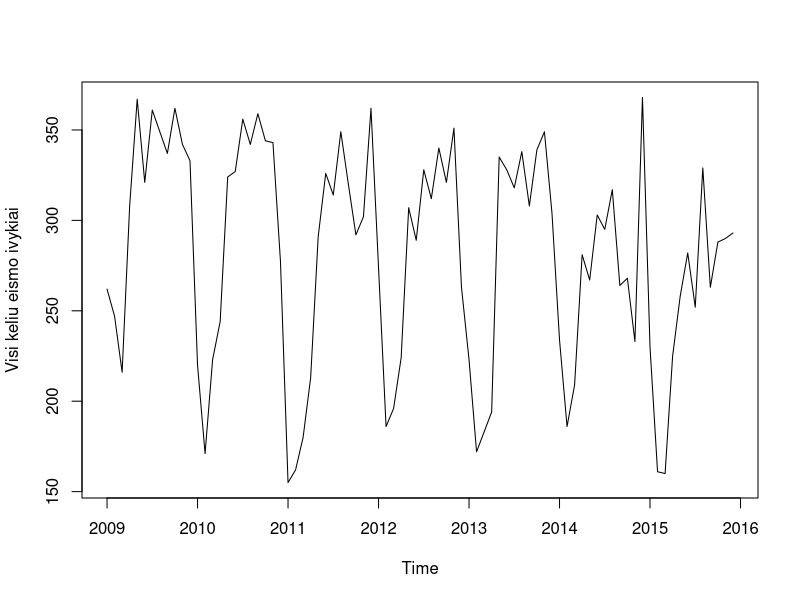
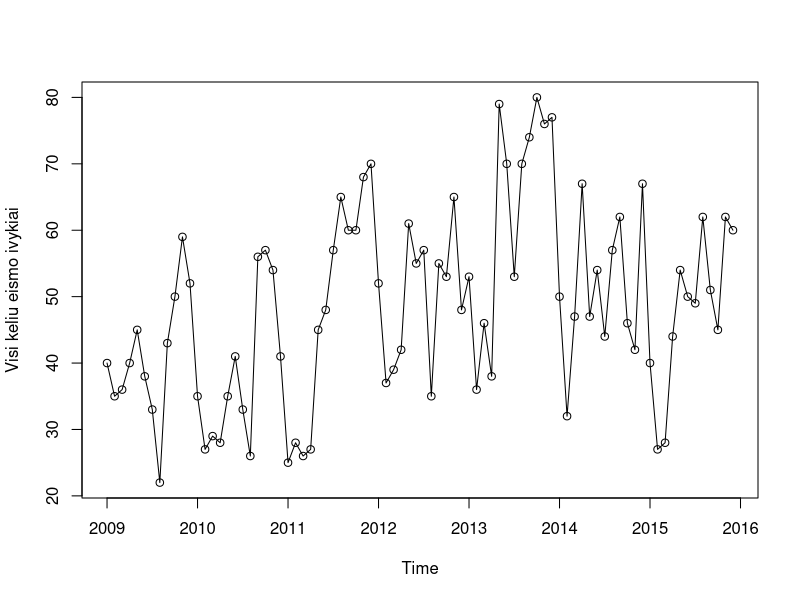

R code for these plots, in order:
## ---- chunk 1
library(readxl)
raw<-read_excel('duom2015.xls')
rawdata<-read_excel('tidy2015.xls')
agreguoti <- read_excel("agreguoti2009-2015.xls")
head(raw)
head(rawdata)
head(agreguoti)
## ---- chunk 2
Vilniusm <- rawdata[rawdata[,1] == "Vilniaus m. sav.",]
Kaunasm <- rawdata[rawdata[,1] == "Kauno m. sav.",]
Siauliaim <- rawdata[rawdata[,1] == "siauliu m. sav.",]
Klaipedam <- rawdata[rawdata[,1] == "Klaipedos m. sav.",]
Panevezysm <- rawdata[rawdata[,1] == "Panevezio m. sav.",]

## ---- chunk 3
vyruskV<-sum(na.omit(as.numeric(Vilniusm[,19]=="Vyras")))
moteruskV<-sum(na.omit(as.numeric(Vilniusm[,19]=="Moteris")))
visoV<-(vyruskV+moteruskV)
vyruprocV=vyruskV/visoV*100
moteruprocV=moteruskV/visoV*100
## ---- chunk 4
vyruskK<-sum(na.omit(as.numeric(Kaunasm[,19]=="Vyras")))
moteruskK<-sum(na.omit(as.numeric(Kaunasm[,19]=="Moteris")))
visoK<-(vyruskK+moteruskK)
vyruprocK=vyruskK/visoK*100
moteruprocK=moteruskK/visoK*100
## ---- chunk 5
vyruskS<-sum(na.omit(as.numeric(Siauliaim[,19]=="Vyras")))
moteruskS<-sum(na.omit(as.numeric(Siauliaim[,19]=="Moteris")))
visoS<-(vyruskS+moteruskS)
vyruprocS=vyruskS/visoS*100
moteruprocS=moteruskS/visoS*100
## ---- chunk 6
vyruskKl<-sum(na.omit(as.numeric(Klaipedam[,19]=="Vyras")))
moteruskKl<-sum(na.omit(as.numeric(Klaipedam[,19]=="Moteris")))
visoKl<-(vyruskKl+moteruskKl)
vyruprocKl=vyruskKl/visoKl*100
moteruprocKl=moteruskKl/visoKl*100
## ---- chunk 7
vyruskP<-sum(na.omit(as.numeric(Panevezysm[,19]=="Vyras")))
moteruskP<-sum(na.omit(as.numeric(Panevezysm[,19]=="Moteris")))
visoP<-(vyruskP+moteruskP)
vyruprocP=vyruskP/visoP*100
moteruprocP=moteruskP/visoP*100
## ---- chunk 8
Vilniusm <- rawdata[rawdata[,1] == "Vilniaus m. sav.",]
sum(Vilniusm[,"Lytis"]=="Vyras")
## ---- chunk 9
nukenteje <- (rawdata[,5] + rawdata[,6])/rawdata[,4]
data <- cbind(rawdata, nukenteje)
## ---- chunk 10
a <- ts(agreguoti[agreguoti[,3] == "Lietuvos Respublika", 4], start=c(2009,1),  frequency = 12)
plot(a)
b <- ts(agreguoti[agreguoti[,3] == "Vilniaus m. sav.", 4], start=c(2009,1), frequency = 12)
plot(b,type="o")
